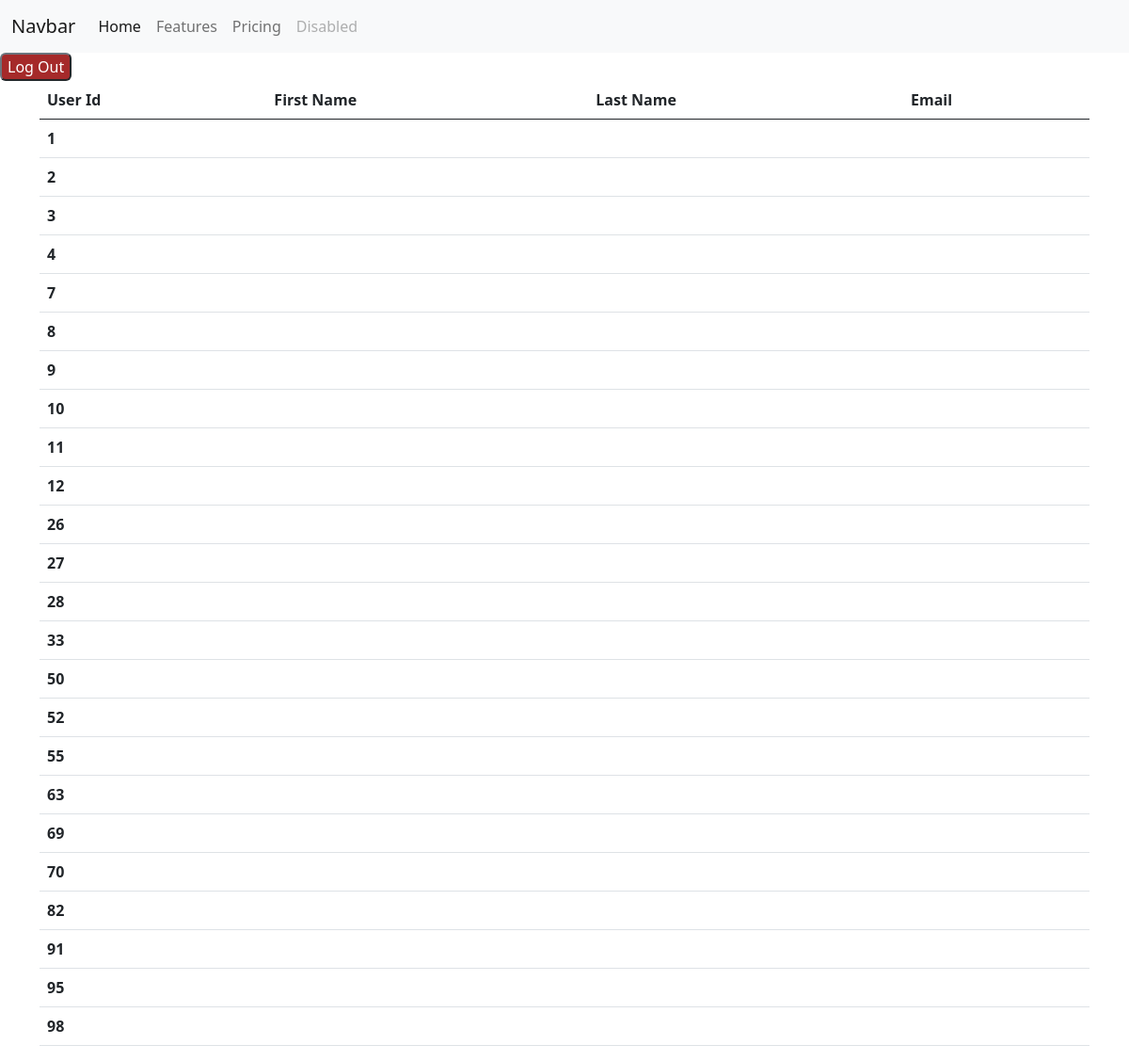
Screenshot of /users/voters (signed in) with the database file from the repository.
### polls/models.py (models this page shows, shortened)
class Question(models.Model):
    question_text = models.CharField(max_length=255, null=True, blank=True)
    poll = models.ForeignKey('Poll', on_delete=models.SET_NULL, null=True, blank=True)
    pub_date = models.DateTimeField("date published",default=timezone.now)
    posted_by = models.ForeignKey(User, on_delete=models.SET_NULL, null=True, blank=True)
    timestamp = models.DateTimeField(default=timezone.now)

### users/views.py (the view)
# urls.py: path('voters', views.VotersView.as_view(), name ='voters'),
class VotersView(LoginRequiredMixin, ListView):
    login_url = "users:login"
    redirect_field_name = "redirect_to"
    model = Poll
    template_name = "users/voters.html"
    def get_context_data(self, **kwargs):
        context = super().get_context_data(**kwargs)
        context["voters"] = Poll.objects.all()
        return context
    def get_queryset(self):
        return Question.objects.filter(pub_date__lte=timezone.now())

### users/templates/users/voters.html
{% extends 'base.html'%}
{% block content%}
<table class="table">
  <thead>
    <tr>
      <th scope="col">User Id</th>
      <th scope="col">First Name</th>
      <th scope="col">Last Name</th>
      <th scope="col">Email</th>
    </tr>
  </thead>
  <tbody>
    {% for user  in object_list %}
    <tr>
      <th scope="row">{{user.id}}</th>
      <td>{{user.first_name}}</td>
      <td>{{user.last_name}}</td>
      <td>{{user.email}}</td>
    </tr>
    {%endfor%}
  </tbody>
</table>
{% endblock%}

### rows the page displays
Question: id "1"
Question: id "2"
Question: id "3"
Question: id "4"
Question: id "7"
Question: id "8"
Question: id "9"
Question: id "10"
Question: id "11"
Question: id "12"
Question: id "26"
Question: id "27"
Question: id "28"
Question: id "33"
Question: id "50"
Question: id "52"
Question: id "55"
Question: id "63"
Question: id "69"
Question: id "70"
Question: id "82"
Question: id "91"
Question: id "95"
Question: id "98"
